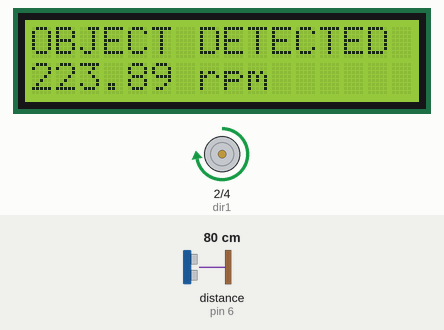
Simulated run of this sketch. Board: Arduino Uno, built with avr-gcc and run on an emulated ATmega328P. Shown: 16×2 character LCD, motor-driver pin pairs drawn as motors (green arrow = first pin HIGH = forward, orange = second pin HIGH = backward, longer = more drive, scaled by the enable pin). Wiring (inferred from the names in the program): ultrasonic range finder: trigger pin 5; echo pin 6. The test bench sets the inputs (shaded band); at power-on: distance to the obstacle (sensor on pin 6) 80 cm. The echo pulse lasts 58.3 µs per cm; what the sketch prints to the serial monitor is not drawn.

Above: at 1.29 s.
1.3 s: distance to the obstacle (sensor on pin 6) set to 98 cm
At 1.7 s:
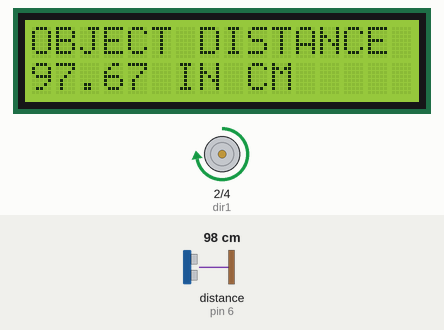
3.4 s: distance to the obstacle (sensor on pin 6) set to 104 cm
At 5.0 s:
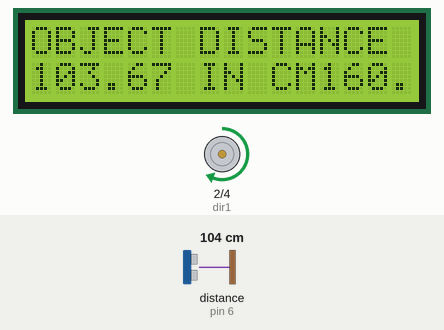
6.6 s: distance to the obstacle (sensor on pin 6) set to 2 cm
At 7.5 s:
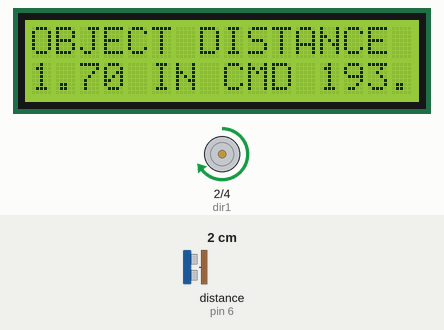
9.9 s: distance to the obstacle (sensor on pin 6) set to 120 cm
At 10.94 s:
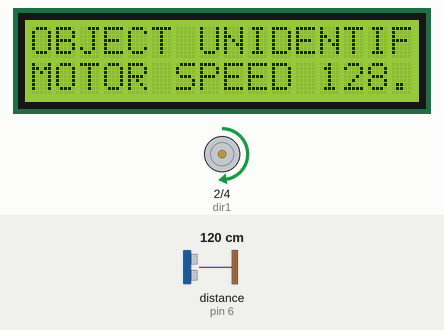
12.5 s: distance to the obstacle (sensor on pin 6) set to 4 cm
At 13.3 s:
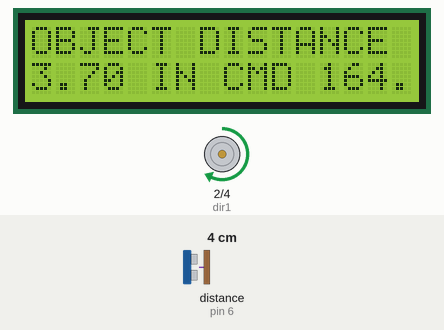
Timing chart, 0 to 44.9 s (numbered marks = the images above; inputs shaded):
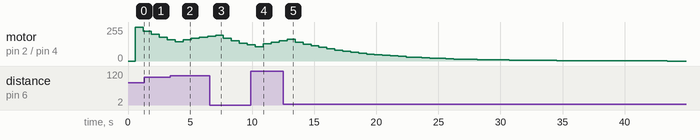

Measured:
- the behaviour switches between 100 and 101 cm on distance to the obstacle (sensor on pin 6) (found by bisection; images 1 and 2)
- after the input at 6.6 s, the display: first differs from a run without the input after 0.59 s (image 3)
- after the input at 12.5 s, the display: first differs from a run without the input after 0.46 s (image 5)
- what the display in image 1 shows lasts 0.5 s, from 1.4 s to 1.9 s

The sketch:

Obstacle_Detecting_Bot.ino
```cpp
#include <LiquidCrystal.h>
int mSpeed=3;
int dir1=2;
int dir2=4;
int trigPin=5;
int echoPin=6;

LiquidCrystal lcd(7,8,9,10,11,12);

float time;
float speedOfSound=343;
float distance;

float milliOld;
float milliNew;
float dt;
float area;

float mSpeedVal=255;
float mSpeed_actual;

float error=0;
float errorOld;
float dError;
float slope;

float Kp=0.1;
float Kd=10;
float Ki=0.00001;

void setup()
{
  Serial.begin(9600);
  lcd.begin(16,2);
  pinMode(echoPin, INPUT);
  pinMode(mSpeed, OUTPUT);
  pinMode(dir1, OUTPUT);
  pinMode(dir2, OUTPUT);
  pinMode(trigPin, OUTPUT);
  milliNew=millis();
}

void loop()
{
  lcd.setCursor(0,0);
  lcd.print("OBJECT DISTANCE IS");
  float mSpeed_target;
  digitalWrite(trigPin,LOW);
  delayMicroseconds(10);
  digitalWrite(trigPin,HIGH);
  delayMicroseconds(10);
  digitalWrite(trigPin,LOW);
  time=pulseIn(echoPin,HIGH);
  delay(25);
  distance=speedOfSound*time/20000;
  Serial.print("DISTANCE OF OBJECT IS:");
  Serial.println(distance);

  lcd.setCursor(0,1);
  lcd.print(distance);
  lcd.print(" IN CM");
  delay(500);
  lcd.clear();

  analogWrite(mSpeed,mSpeedVal);
  digitalWrite(dir1,HIGH);
  digitalWrite(dir2,LOW);

  milliOld=milliNew;
  milliNew=millis();
  dt=milliNew - milliOld;
  Serial.print("CHANGE IN TIME IS:");
  Serial.println(dt);


  if(distance<=100){
    lcd.setCursor(0,0);
    lcd.print("OBJECT DETECTED");

    mSpeed_target=0;

    errorOld=error;
    error=mSpeed_target - mSpeed_actual;
    dError=error-errorOld;

    slope=dError/dt;
    area=area+(dError*dt);

    mSpeedVal=mSpeedVal+Kp*error+Kd*slope+Ki*area;

    if(mSpeedVal<0){
      mSpeedVal=0;
    }

    analogWrite(mSpeed,mSpeedVal);
    digitalWrite(dir1,HIGH);
    digitalWrite(dir2,LOW);
    mSpeed_actual=mSpeedVal;
    Serial.print("SPEED OF MOTOR IS:");
    Serial.println(mSpeedVal);
    Serial.println();

    lcd.setCursor(0,1);
    lcd.print(mSpeedVal);
    lcd.print(" rpm");

    delay(100);
  }else{

    lcd.setCursor(0,0);
    lcd.print("OBJECT UNIDENTIFIED");

    mSpeed_target=255;
    errorOld=error;
    error=mSpeed_target - mSpeed_actual;
    dError=error-errorOld;

    slope=dError/dt;
    area=area+(dError*dt);

    mSpeedVal=mSpeedVal+Kp*error+Kd*slope+Ki*area;

    if(mSpeedVal>255){
      mSpeedVal=255;
    }

    analogWrite(mSpeed,mSpeedVal);
    mSpeed_actual=mSpeedVal;
    digitalWrite(dir1,HIGH);
    digitalWrite(dir2,LOW);
    Serial.print("SPEED OF MOTOR IS:");
    Serial.println(mSpeedVal);
    Serial.println();

    lcd.setCursor(0,1);
    lcd.print("MOTOR SPEED ");
    lcd.print(mSpeedVal);
    lcd.print("rpm");
    delay(100);
  }
}
```
